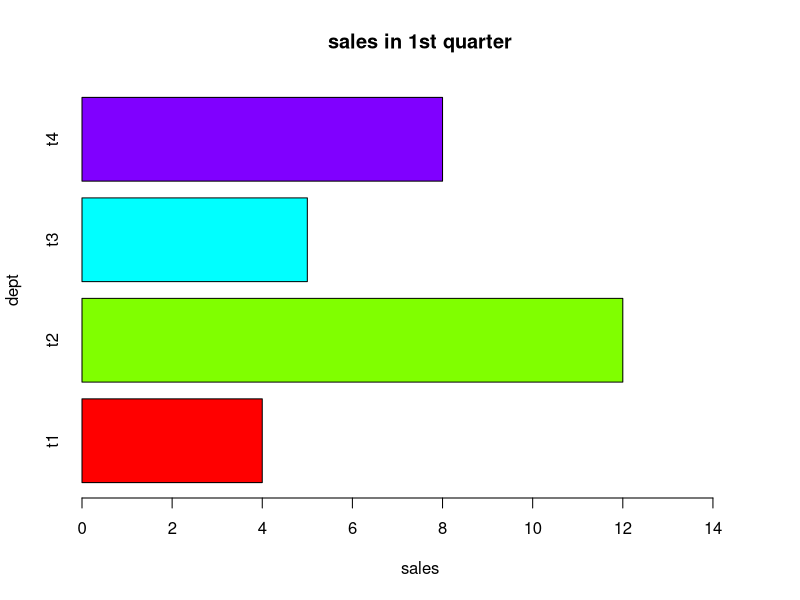

Write the R code that produced this figure.
dept = c("t1", "t2", "t3", "t4")
sales01 = c(4,12,5,8)

barplot(sales01, names.arg = dept, main = "sales in 1st quarter",
        col = rainbow(length(dept)), ylab = "dept", xlab = "sales",
        xlim = c(0,15), horiz = TRUE)

